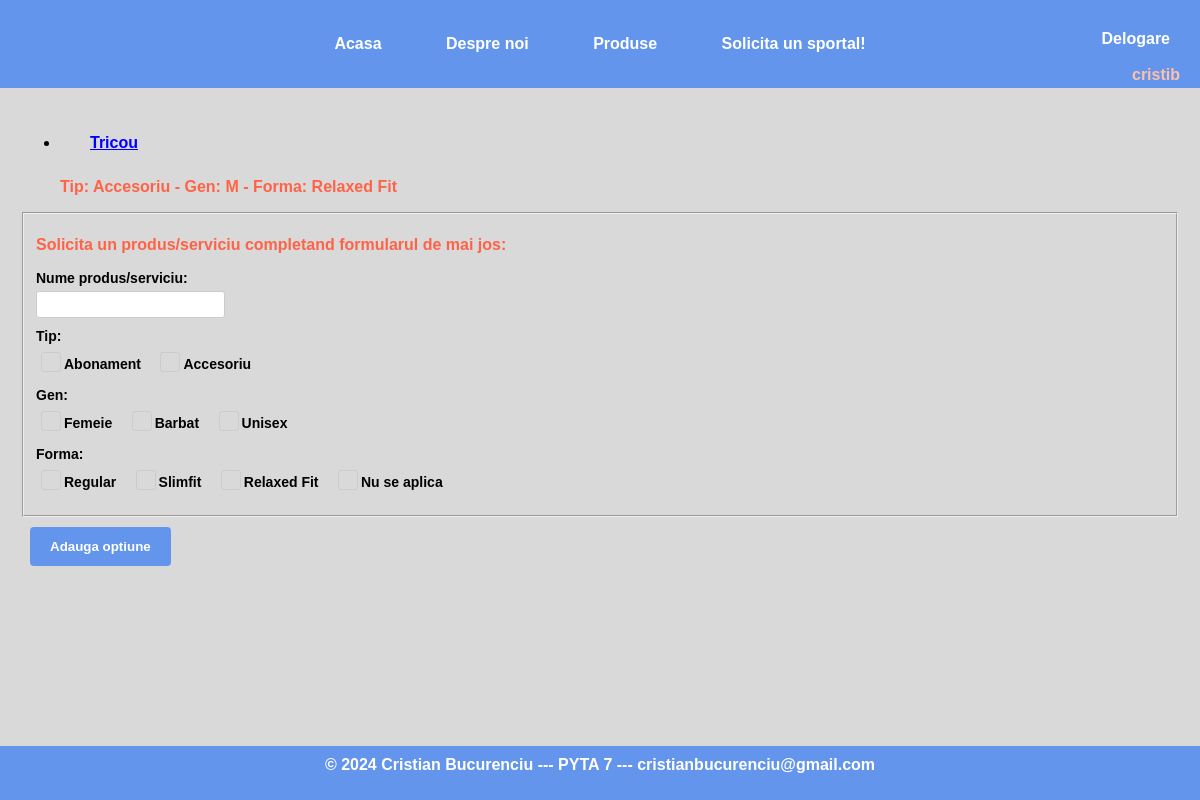
Before: /sportal/ (signed in) with the older database file.
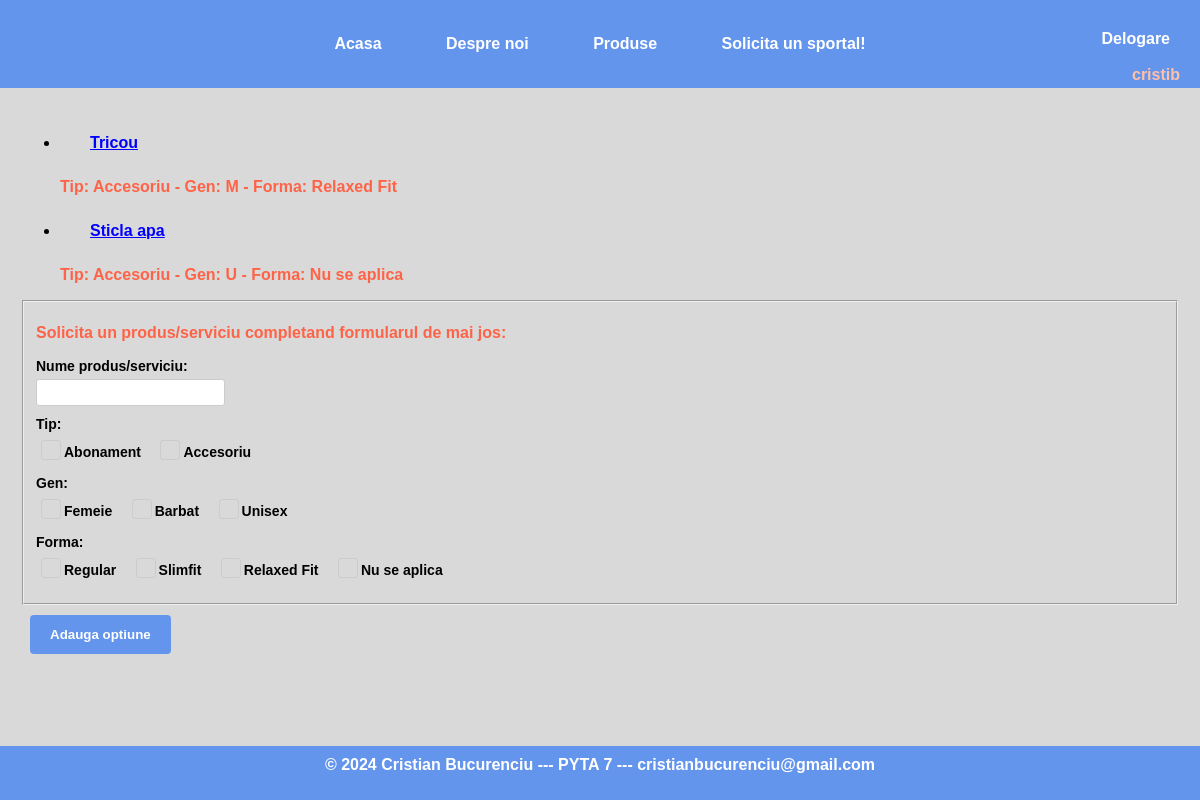
After: the same page with the newer database file.
### sport/models.py (models this page shows, shortened)
class Sport(models.Model):
    user = models.ForeignKey(User, on_delete=models.CASCADE, default=1)
    name = models.CharField(max_length=50)
    type = models.CharField(max_length=50, choices=PRODUCT_TYPES)
    gender = models.CharField(max_length=1)
    shape = models.CharField(max_length=100, choices=SHAPE_TYPES)

### sport/views.py (the view)
# urls.py: path('', views.sports, name='all_sports'),
@login_required(login_url='/logare')
def sports(request):
    sports_list = Sport.objects.filter(user=request.user)
    return render(request, template_name='all_sports.html', context={'sports': sports_list})

### sport/templates/all_sports.html (shortened to what this page needs)
{% extends 'base.html' %}
{% block content %}
    {% if sports %}
        <ul>
            {% for sport in sports %}
                <li>
                    <div class="tab">
                        <a href="{% url 'sports:sport_detail' sport.id %}">{{ sport.name }}</a>
                    </div>
                    <p>Tip: {{ sport.type }} - Gen: {{ sport.gender }} - Forma: {{ sport.shape }}</p>
                </li>
            {% endfor %}
        </ul>
    {% endif %}
    {% include "add_sport_for.html" %}
{% endblock %}

Changed rows visible on the page:
added Sport: name "Sticla apa", type "Accesoriu", gender "U", shape "Nu se aplica"
